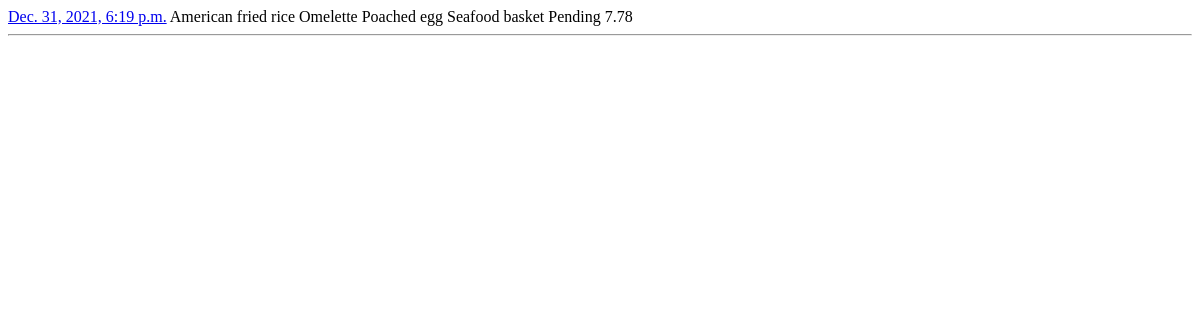
The app's page /order/user_order_history (signed in), older data.
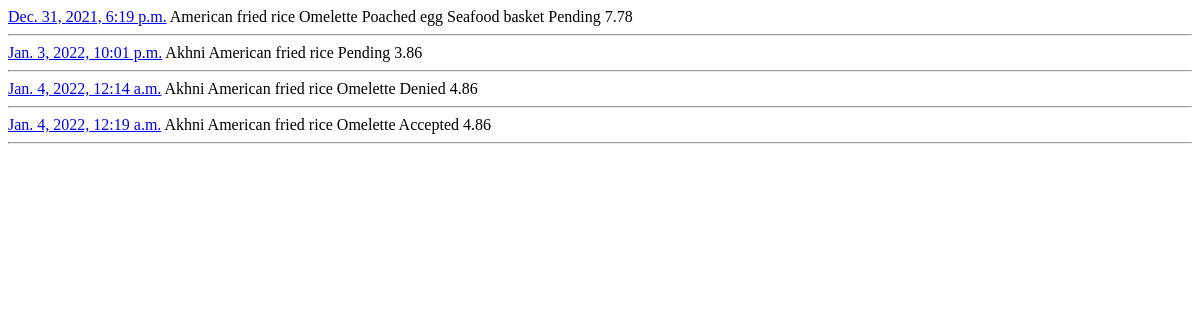
The same page, newer data.
### order/models.py (models this page shows, shortened)
class Order(models.Model):
    STATUS = (
        ("Pending","Pending"),
        ("Accepted","Accepted"),
        ("Denied","Denied")
        )
    employee = models.ForeignKey(Employee,on_delete=models.CASCADE,null=True,blank=True)
    meals = models.ManyToManyField(Meal,blank=True)
    created_at = models.DateTimeField(auto_now_add=True)
    menu = models.ForeignKey(Menu,blank=True,on_delete=models.CASCADE,null=True,)
    order_status = models.CharField(default="Pending",choices=STATUS,blank=True,null=True,max_length=10)
    order_cost = models.DecimalField(max_digits=6,decimal_places=2,default=0)
    def get_absolute_url(self):
        return reverse("order:view_order", kwargs={"pk": self.pk})

### meal/models.py (models this page shows, shortened)
class Meal(models.Model):
    category =models.ForeignKey(Category,on_delete=models.CASCADE,null=True)
    name = models.CharField(max_length=100,blank=True)
    price = models.DecimalField(max_digits=6,decimal_places=2,default=0)
    description = models.TextField(blank=True,null=True)
    calories = models.IntegerField(default=0)
    created_at = models.DateTimeField(auto_now_add=True)
    meal_img = models.ImageField(null=True,default="meal-default.png",upload_to=img_path)
    def __str__(self):
        return self.name

### order/views.py (the view)
# urls.py: path("user_order_history",views.user_order_history,name="user_order_history"),
def user_order_history(request):
    employee = get_object_or_404(Employee,user=request.user.id)
    orders = employee.order_set.all()
    context={
        "orders":orders
    }
    return render(request,"employee/order_history.html",context)

### main/context_processors.py (called while the page is built)
def bag(request):
    return {"bag":Custom_Session(request)}

### templates/employee/order_history.html
{% for order in orders %}
 <a href="{{order.get_absolute_url}}">{{order.created_at}}</a>
{% for meal in order.meals.all %}
  {{meal}}
{% endfor %}
{{order.order_status}}
{{order.order_cost}}
<hr>
{% endfor %}

Row changes from the older to the newer data that the page shows:
added Order: created_at "Jan. 3, 2022, 10:01 p.m.", order_status "Pending", order_cost "3.86", Meal (name "American fried rice")
now on this page (row edited): Meal: name "Akhni"
added Order: created_at "Jan. 4, 2022, 12:14 a.m.", order_status "Denied", order_cost "4.86", Meal (name "American fried rice"), Meal (name "Omelette")
added Order: created_at "Jan. 4, 2022, 12:19 a.m.", order_status "Accepted", order_cost "4.86", Meal (name "American fried rice"), Meal (name "Omelette")
